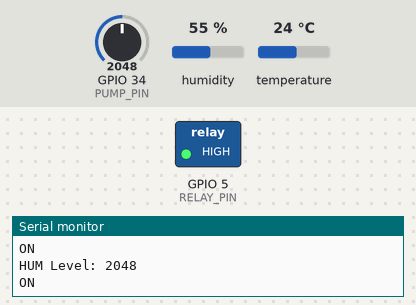
Recording of a program running on a simulated ESP32. Shown: switched loads named in the program (green lamp = pin HIGH), the last lines printed to the serial monitor. The inputs (shaded band) are chosen by the test bench; at power-on: GPIO 34 (PUMP_PIN) = 2048, humidity 55 %, temperature 24 °C. WiFi joins after 1.5 s; servers stay silent unless stated; no MQTT or app messages arrive unless stated.

Above: at 3.2 s.
3.3 s: GPIO 34 (PUMP_PIN) set to 1930
At 5.4 s:
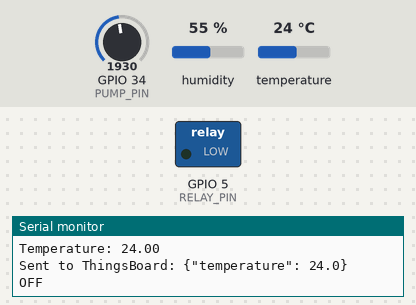
6.5 s: GPIO 34 (PUMP_PIN) set to 2040
At 7.9 s:
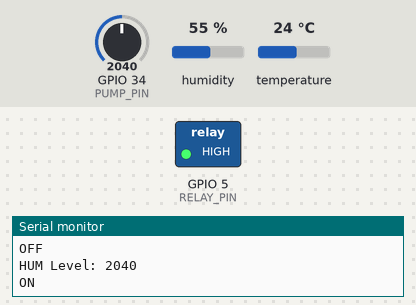
8.5 s: GPIO 34 (PUMP_PIN) set to 1960
At 9.5 s:
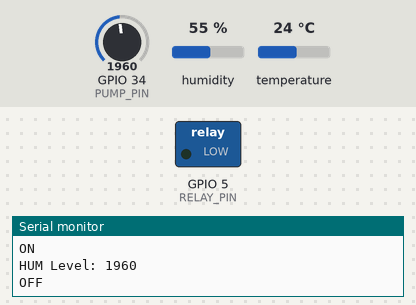
Timing chart, 0 to 11.5 s (numbered marks = the images above; inputs shaded):
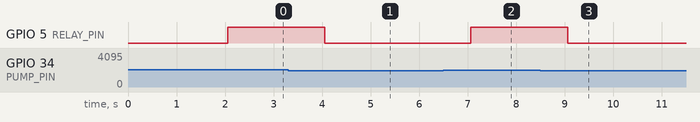

The program:

main.cpp
```cpp
#include <Arduino.h>
#include <DHT.h>
#include <WiFi.h>
#include <PubSubClient.h>

#define PUMP_PIN 34  // Potentiometer 1 (แทนตัวจับความชื้น)
#define RELAY_PIN 5

const char* ssid = "Wokwi-GUEST";
const char* password = "";

const char* mqtt_server = "demo.thingsboard.io";
const char* ID = "14caa4c0-0551-11f0-a896-bbf2f9e9d0e5";
const char* token = "JXbA6r5F9UDreyQcIVSB";
const int port = 1883;

WiFiClient espClient;
PubSubClient client(espClient);

#define DHTPIN 4
#define DHTTYPE DHT22
DHT dht(DHTPIN, DHTTYPE);

unsigned long previousMillis = 0;
const long interval = 5000;

void reconnect() {
  while (!client.connected()) {
    Serial.print("Connecting to MQTT...");
    if (client.connect(ID, token, "")) {
      Serial.println("Connected!");
    } else {
      Serial.print("Failed, rc=");
      Serial.print(client.state());
      Serial.println(" Trying again in 5 seconds...");
      delay(5000);
    }
  }
}

void sendTemperature(float temp) {
  String payload = "{\"temperature\": " + String(temp, 1) + "}";
  client.publish("v1/devices/me/telemetry", payload.c_str());
  Serial.println("Sent to ThingsBoard: " + payload);
}

void setup() {
  Serial.begin(115200);

  Serial.print("Connecting to WiFi...");
  WiFi.begin(ssid, password);
  while (WiFi.status() != WL_CONNECTED) {
    delay(1000);
    Serial.print(".");
  }
  Serial.println("Connected!");

  client.setServer(mqtt_server, port);

  dht.begin();
  pinMode(RELAY_PIN, OUTPUT);
  digitalWrite(RELAY_PIN, LOW);
}

void loop() {
  if (!client.connected()) {
    reconnect();
  }
  client.loop();

  int pump = analogRead(PUMP_PIN);
  Serial.print("HUM Level: ");
  Serial.println(pump);

  unsigned long currentMillis = millis();
  if (currentMillis - previousMillis >= interval) {
    previousMillis = currentMillis;

    float temp = dht.readTemperature();

    if (!isnan(temp)) {
      Serial.print("Temperature: ");
      Serial.println(temp);
      sendTemperature(temp);
    } else {
      Serial.println("Failed to read from DHT22!");
    }
  }

  if (pump > 2000) {
    digitalWrite(RELAY_PIN, HIGH);
    Serial.println("ON");
  } else {
    digitalWrite(RELAY_PIN, LOW);
    Serial.println("OFF");
  }

  delay(1000);
}
```

Measured:
- the behaviour switches between 2001 and 2000 on GPIO 34 (PUMP_PIN) (found by bisection; images 0 and 1)
- after the input at 3.3 s, GPIO 5 (RELAY_PIN): HIGH → LOW after 0.75 s
- after the input at 6.5 s, GPIO 5 (RELAY_PIN): LOW → HIGH after 0.56 s
- after the input at 8.5 s, GPIO 5 (RELAY_PIN): HIGH → LOW after 0.56 s
